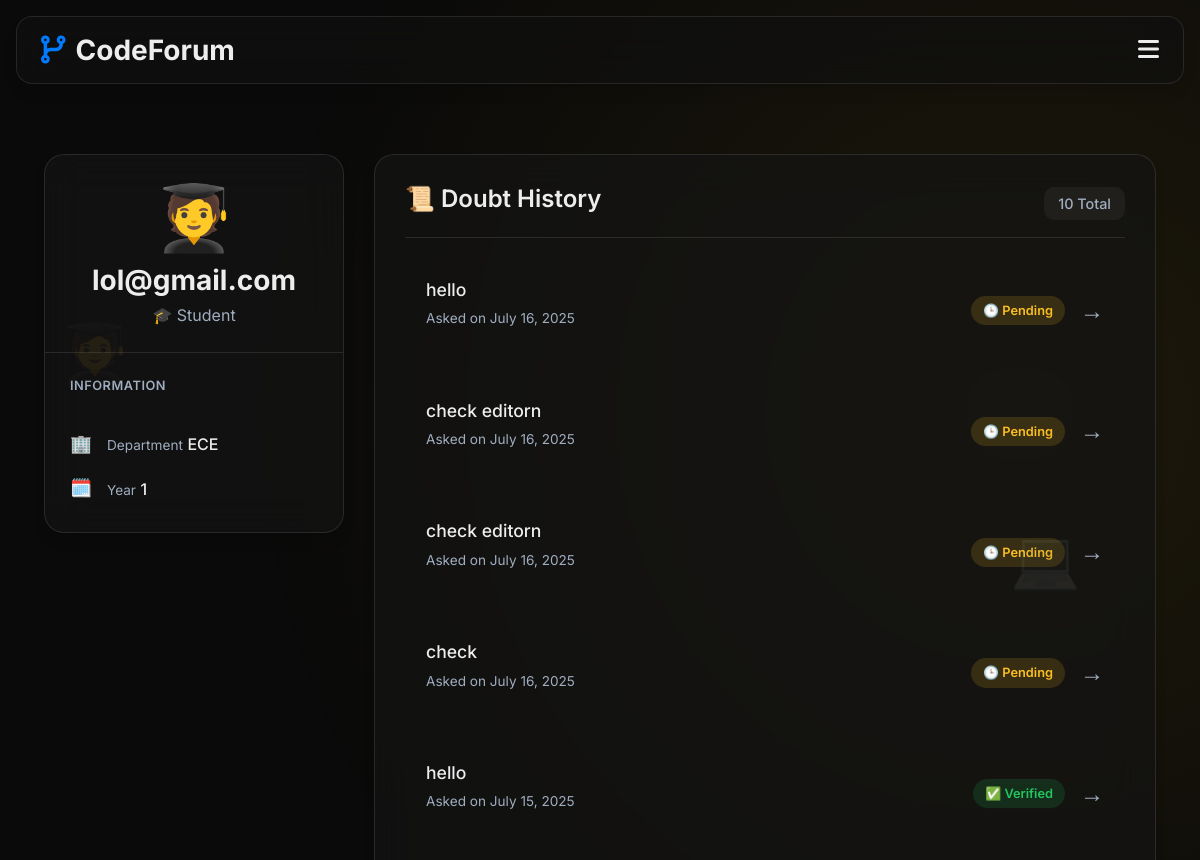
The app's page /student/lol@gmail.com/ (signed in, upper part), older data.
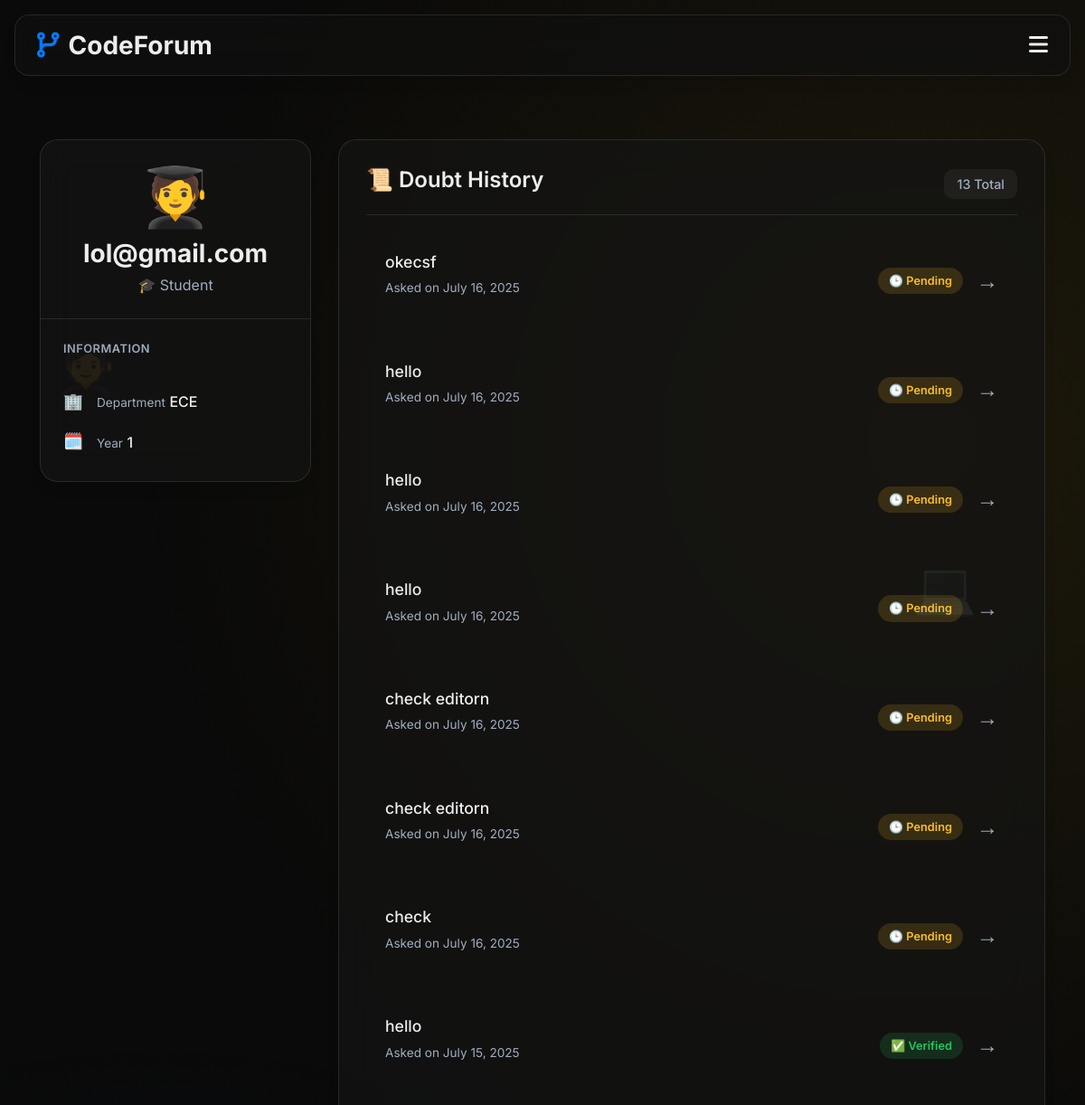
The same page, newer data.
### forum/models.py (models this page shows, shortened)
class Doubt(models.Model):
    student = models.ForeignKey(User, on_delete=models.CASCADE)
    title = models.CharField(max_length=255)
    description = models.TextField()
    code_snippet = models.TextField(blank=True, null=True)
    ai_answer = models.TextField(blank=True, null=True)
    faculty_verified = models.BooleanField(default=False)
    faculty_suggestion = models.TextField(blank=True, null=True)
    faculty_resource_link = models.URLField(blank=True, null=True)
    created_at = models.DateTimeField(auto_now_add=True)
    categories = models.ManyToManyField(Category, blank=True)
    is_public = models.BooleanField(default=True)
    verified_by = models.ForeignKey(User, null=True, blank=True, on_delete=models.SET_NULL, related_name='verified_doubts')

### forum/views.py (the view)
# urls.py: path('student/<str:username>/', views.student_profile, name='student_profile'),
@login_required
def student_profile(request, username):
    student = get_object_or_404(User, username=username, role='student')
    doubts = Doubt.objects.filter(student=student).order_by('-created_at')
    return render(request, 'forum/student_profile.html', {
        'student': student,
        'doubts': doubts,
    })

### forum/templates/forum/student_profile.html (shortened to what this page needs)
{% extends 'forum/base.html' %}
{% block content %}
<div class="profile-container fade-in">
    <div class="profile-layout">
        <aside class="profile-sidebar glass-card">
            <div class="sidebar-header">
                <div class="profile-avatar">🧑‍🎓</div>
                <h1 class="profile-name">{{ student.username }}</h1>
                <p class="profile-role">🎓 Student</p>
            </div>
            <div class="sidebar-divider"></div>
            <div class="sidebar-details">
                <h2 class="sidebar-title">Information</h2>
                <div class="detail-item">
                    <span class="detail-icon">🏢</span>
                    <div class="detail-text">
                        <span class="detail-label">Department</span>
                        <span class="detail-value">{{ student.department }}</span>
                    </div>
                </div>
                <div class="detail-item">
                    <span class="detail-icon">🗓️</span>
                    <div class="detail-text">
                        <span class="detail-label">Year</span>
                        <span class="detail-value">{{ student.year }}</span>
                    </div>
                </div>
            </div>
        </aside>
        <main class="profile-main-content">
            <div class="doubt-history-card glass-card">
                <div class="history-header">
                    <h2 class="history-title">📜 Doubt History</h2>
                    <span class="history-count">{{ doubts|length }} Total</span>
                </div>
                <div class="doubts-list">
                    {% for doubt in doubts %}
                    <a href="{% url 'view_doubt' doubt.id %}" class="doubt-item-link">
                        <div class="doubt-item">
                            <div class="doubt-info">
                                <p class="doubt-title">{{ doubt.title }}</p>
                                <p class="doubt-meta">Asked on {{ doubt.created_at|date:"F d, Y" }}</p>
                            </div>
                            <div class="doubt-status">
                                {% if doubt.faculty_verified %}
                                <span class="status-badge verified">✅ Verified</span>
                                {% else %}
                                <span class="status-badge pending">🕒 Pending</span>
                                {% endif %}
                                <span class="view-arrow">→</span>
                            </div>
                        </div>
                    </a>
                    {% endfor %}
                </div>
            </div>
        </main>
    </div>
    <div class="profile-background-elements">
        <div class="floating-element element-1">🧑‍🎓</div>
        <div class="floating-element element-2">💻</div>
        <div class="floating-element element-5">🐙</div>
    </div>
</div>
{% endblock %}

Row changes from the older to the newer data that the page shows:
added Doubt: title "okecsf", created_at "July 16, 2025", faculty_verified "🕒 Pending"
added Doubt: title "hello", created_at "July 16, 2025", faculty_verified "🕒 Pending"
added Doubt: title "hello", created_at "July 16, 2025", faculty_verified "🕒 Pending"
Text that changed along with them:
{{ doubts|length }}: "10" → "13"
